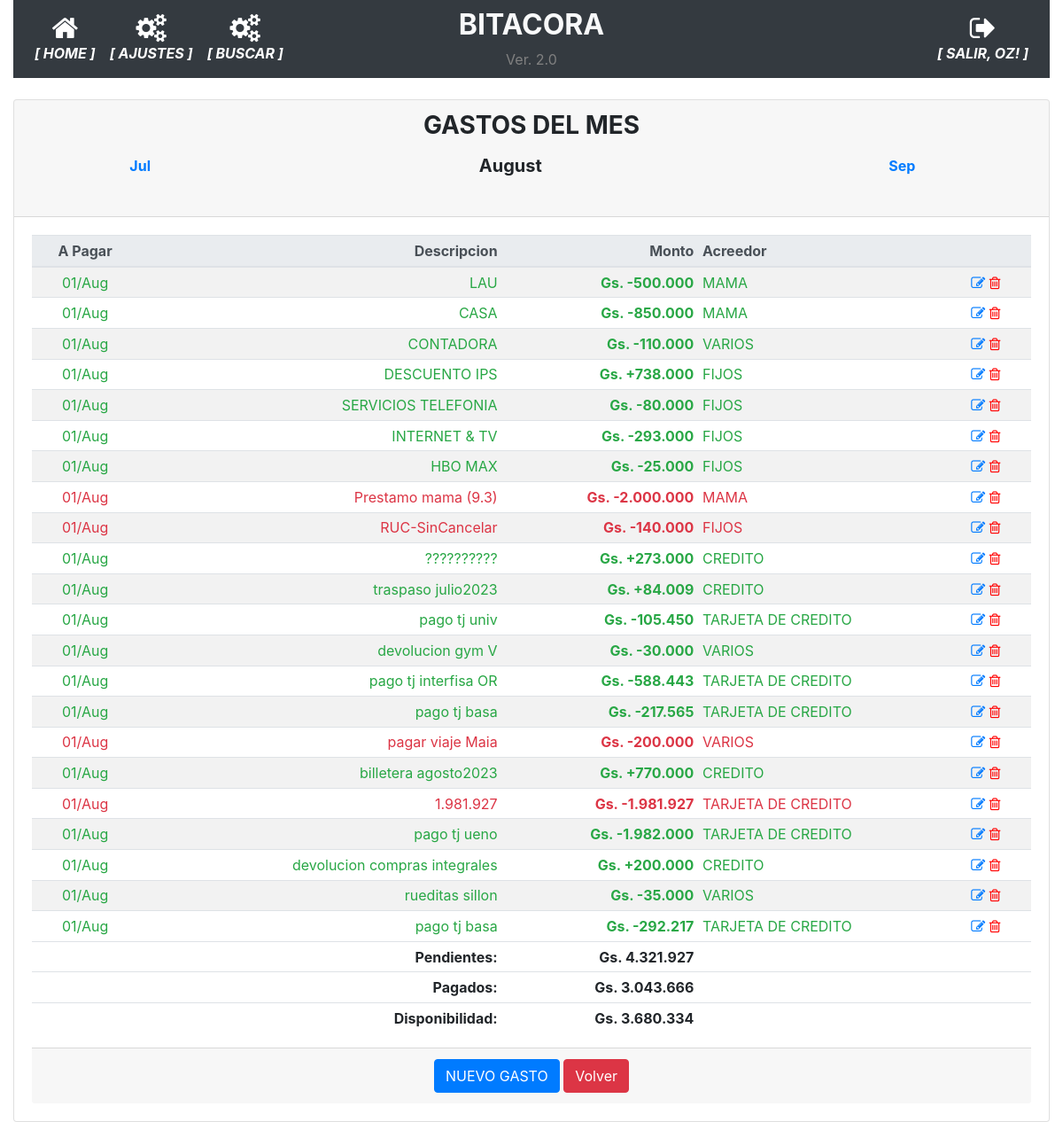
Before: /historico_gastos_detalle/2023-08 (signed in) with the older database file.
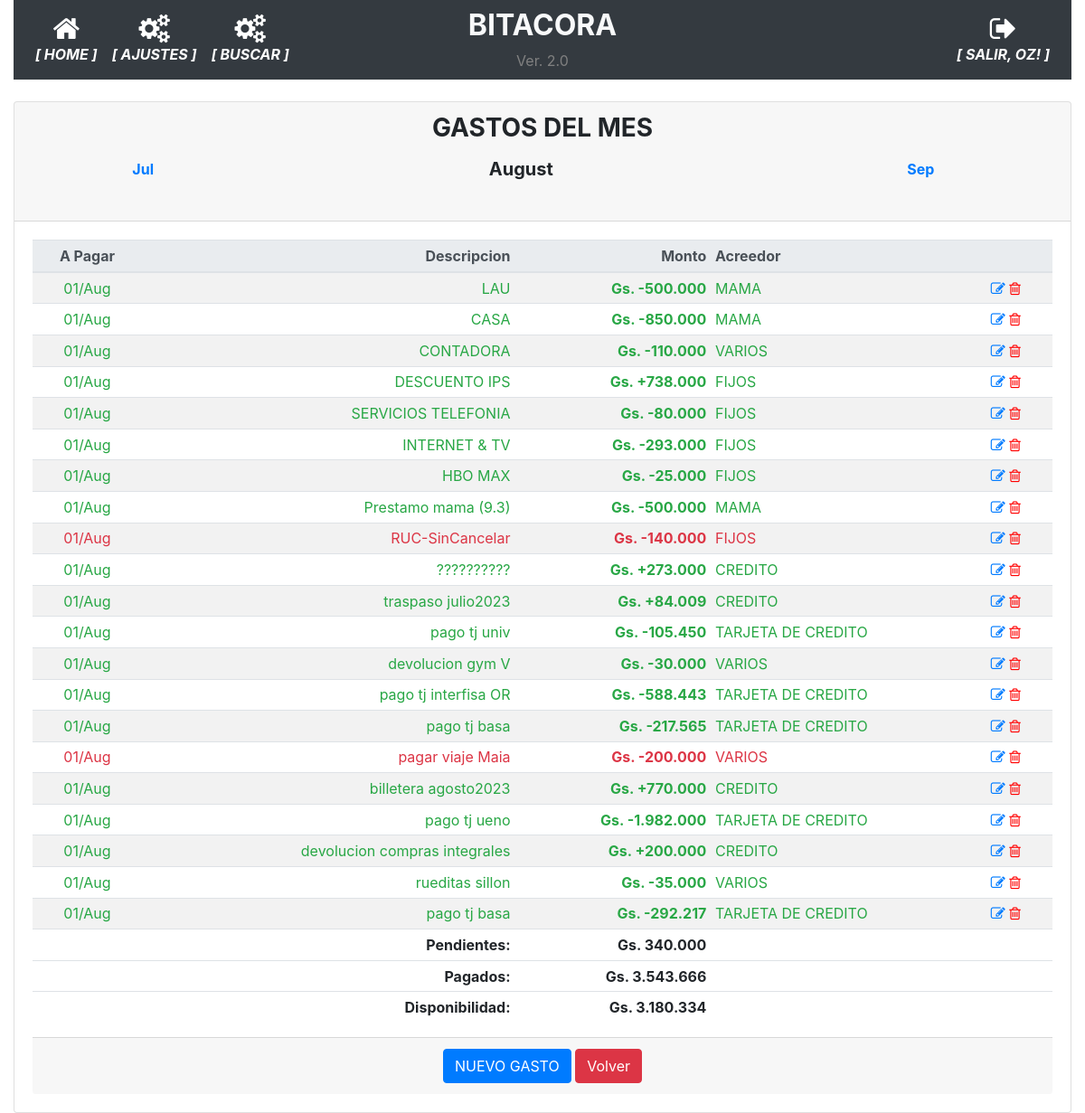
After: the same page with the newer database file.
### app/models.py (models this page shows, shortened)
class User(UserMixin, db.Model):
    id = db.Column(db.Integer, primary_key=True)
    username = db.Column(db.String(64), index=True, unique=True)
    email = db.Column(db.String(120), index=True, unique=True)
    password_hash = db.Column(db.String(128))
    perfil = db.Column(db.String(128))

class GastosFijos(db.Model):
    __tablename__='gastos_fijos'
    id = db.Column(db.Integer, primary_key=True)
    date = db.Column(db.Date, nullable=False)
    fecha_pagar = db.Column(db.Date, nullable=False)
    descripcion = db.Column(db.String(100), nullable=False)
    monto = db.Column(db.Integer)
    operacion = db.Column(db.Boolean, server_default=u'False')
    pagado = db.Column(db.Boolean, server_default=u'False')
    id_agrupador_gastos = db.Column(db.Integer, db.ForeignKey('agrupador_gastos.id'), nullable=True)
    agrupador_gastos = db.relationship('AgrupadorGastos',backref='agrupador_gastos', foreign_keys=[id_agrupador_gastos])

class AgrupadorGastos(db.Model):
    __tablename__='agrupador_gastos'
    id = db.Column(db.Integer, primary_key=True)
    agrupador = db.Column(db.String(100), nullable=False)

### app/routes.py (the view)
@app.route('/historico_gastos_detalle/<string:periodo>', methods=['GET', 'POST'])
@login_required
def historico_gastos_detalle(periodo):
    date_obj = datetime.strptime(periodo, '%Y-%m')
    fechas={'mes_anterior':date_obj-relativedelta(months=1), 'mes_actual':date_obj, 'mes_siguiente':date_obj+relativedelta(months=1)}
    gastos = GastosFijos.query.filter(func.strftime("%Y-%m", GastosFijos.fecha_pagar)==periodo).filter(GastosFijos.descripcion!='REFERENCIA').order_by(GastosFijos.fecha_pagar).all()
    if not gastos:
        precarga_deudas(periodo)
        gastos = GastosFijos.query.filter(func.strftime("%Y-%m", GastosFijos.fecha_pagar)==periodo).all()
    deuda = deuda_total(gastos)
    credito, pendientes, pagados = calcular_disponibilidad(periodo)#SALARIO_NETO - deuda
    disponibilidad = credito - pagados
    return render_template('historico_gastos_detalle.html', periodo=periodo, gastos=gastos, deuda=deuda, disponibilidad=disponibilidad, pendientes=pendientes, fechas=fechas)

### app/models.py (called while the page is built)
@login.user_loader
def load_user(id):
    return User.query.get(int(id))

### app/utilitarios.py (called while the page is built)
def deuda_total(deudas):
    saldo = 0
    for deuda in deudas:
        if deuda.pagado:
            if not deuda.operacion:
                saldo += deuda.monto
            else:
                saldo -= deuda.monto
    return saldo

### app/templates/historico_gastos_detalle.html
{% extends "base.html" %}
{% block main %}
<div class="card">
    <div class="card-header">
        <h3 class="card-title text-center"><strong>GASTOS DEL MES</strong></h3>
        <div class="card-title text-center">
            <table class="table table-sm table-borderless">
                <td><a href="{{ url_for('historico_gastos_detalle', periodo=fechas.mes_anterior.strftime('%Y-%m')) }}" class="card-link"><strong>{{ fechas.mes_anterior.strftime('%b') }}</strong></a></td>
                <td><h5 class="card-title text-center"><strong>{{ fechas.mes_actual.strftime('%B') }}</strong></h5></td>
                <td><a href="{{ url_for('historico_gastos_detalle', periodo=fechas.mes_siguiente.strftime('%Y-%m')) }}" class="card-link"><strong>{{ fechas.mes_siguiente.strftime('%b') }}</strong></a></td>
            </table>
        </div>
    </div>
    <div class="card-body">
        <div class="table-responsive">
            <table class="table table-striped table-sm">
                <thead class="thead-light">
                    <tr>
                        <th class="card-text text-center">A Pagar</th>
                        <th class="card-text text-right">Descripcion</th>
                        <th class="card-text text-right">Monto</th>
                        <th class="card-text text-left">Acreedor</th>
                        <th></th>
                    </tr>
                </thead>
                <tbody>
                    {% for gasto in gastos %}
                    <tr class="{{ 'text-success' if gasto.pagado else 'text-danger' }}">
                        <td class="card-text text-center">{{ gasto.fecha_pagar.strftime('%d/%b') }}</td>
                        <td class="card-text text-right">{{ gasto.descripcion }}</td>
                        <td class="card-text text-right"><strong>Gs. {{ "+" if gasto.operacion else "-" }}{{ "{:,.0f}".format(gasto.monto).replace(",", ".") }}</strong></td>
                        <td class="card-text text-left">{{ gasto.agrupador_gastos.agrupador }}</td>
                        <td class="align-self-end">
                            <a href="{{ url_for('modificar_gasto', gasto_id=gasto.id) }}"><i class="fa fa-pencil-square-o"></i></a>
                            <a href="{{ url_for('borrar_gasto', gasto_id=gasto.id) }}" style="color:red"><i class="fa fa-trash-o"></i></a>
                        </td>
                    </tr>
                    {% endfor %}
                </tbody>
                <tfoot>
                    <tr>
                        <td></td>
                        <td class="card-text text-right"><strong>Pendientes:</strong></td>
                        <td class="card-text text-right"><strong>Gs. {{ "{:,.0f}".format(pendientes).replace(",", ".") }}</strong></td>
                        <td></td>
                        <td></td>
                    </tr>
                    <tr>
                        <td></td>
                        <td class="card-text text-right"><strong>Pagados:</strong></td>
                        <td class="card-text text-right"><strong>Gs. {{ "{:,.0f}".format(deuda).replace(",", ".") }}</strong></td>
                        <td></td>
                        <td></td>
                    </tr>
                    <tr>
                        <td></td>
                        <td class="card-text text-right"><strong>Disponibilidad:</strong></td>
                        <td class="card-text text-right"><strong>Gs. {{ "{:,.0f}".format(disponibilidad).replace(",", ".") }}</strong></td>
                        <td></td>
                        <td></td>
                    </tr>
                </tfoot>
            </table>
        </div>
        <div class="card-footer text-muted text-center">
            <a href="{{ url_for('nuevo_gasto') }}" class="btn btn-primary">NUEVO GASTO</a>
            <a href="#" onclick="goBack()" class="btn btn-danger">Volver</a>
        </div>
    </div>
</div>
{% endblock %}

### app/templates/base.html (shortened to what this page needs)
<!doctype html>
<html lang="en">
  <head>
    <link rel="stylesheet" href="https://stackpath.bootstrapcdn.com/bootstrap/4.5.0/css/bootstrap.min.css">
    <link rel="stylesheet" href="https://maxcdn.bootstrapcdn.com/font-awesome/4.4.0/css/font-awesome.min.css">
  </head>
  <body>
    <div class="container-fluid">
      <nav class="navbar navbar-expand-md navbar-dark bg-dark">
        <div class="navbar-collapse collapse w-100 order-1 order-md-0 dual-collapse2">
            <ul class="navbar-nav mr-auto text-center">
              <li class="nav-item active">
                <a href="{{ url_for('index') }}" class="nav-link d-flex flex-column">
                <i class="fa fa-home fa-2x"></i>
                <span class="d-none d-sm-inline"><i><strong>[ HOME ]</strong></i></span></a>
              </li>
              <li class="nav-item active">
                <a href="{{ url_for('parametrico') }}" class="nav-link d-flex flex-column">
                <i class="fa fa-cogs fa-2x"></i>
                <span class="d-none d-sm-inline"><i><strong>[ AJUSTES ]</strong></i></span></a>
              </li>
              <li class="nav-item active">
                <a href="{{ url_for('busqueda') }}" class="nav-link d-flex flex-column">
                <i class="fa fa-cogs fa-2x"></i>
                <span class="d-none d-sm-inline"><i><strong>[ BUSCAR ]</strong></i></span></a>
              </li>
            </ul>
        </div>
        <div class="mx-auto order-0 text-center">
            <h2 class="mx-auto text-light"><strong>BITACORA</strong></h2>
            <span style="color: grey">Ver. 2.0</span>
        </div>
        <div class="navbar-collapse collapse w-100 order-3 dual-collapse2">
            <ul class="navbar-nav ml-auto text-center">
              <li class="nav-item active">
                {% if current_user.is_anonymous %}
                  <a href="{{ url_for('logout') }}" class="nav-link d-flex flex-column">
                  <i class="fa fa-sign-in fa-2x"></i>
                  <span class="d-none d-sm-inline"><i><strong>[ ACCEDER ]</strong></i></span></a>
                {% else %}
                  <a href="{{ url_for('logout') }}" class="nav-link d-flex flex-column">
                  <i class="fa fa-sign-out fa-2x"></i>
                  <span class="d-none d-sm-inline"><i><strong>[ SALIR, {{ current_user.username | upper }}! ]</strong></i></span></a>
                {% endif %}
              </li>
            </ul>
        </div>
    </nav>
    <br>
      <div>
        {% block main %}{% endblock %}
      </div>
    </div>
  </body>
</html>

Changed rows visible on the page:
removed GastosFijos: fecha_pagar "01/Aug", descripcion "1.981.927", operacion "-", monto "1.981.927", agrupador_gastos.agrupador "TARJETA DE CREDITO", pagado False (drawn)
changed GastosFijos "Prestamo mama (9.3)": pagado False → True (drawn); monto "2.000.000" → "500.000"
Other visible differences:
{{ "{:,.0f}".format(pendientes).replace(",", ".") }}: "4.321.927" → "340.000"
{{ "{:,.0f}".format(deuda).replace(",", ".") }}: "3.043.666" → "3.543.666"
{{ "{:,.0f}".format(disponibilidad).replace(",", ".") }}: "3.680.334" → "3.180.334"
